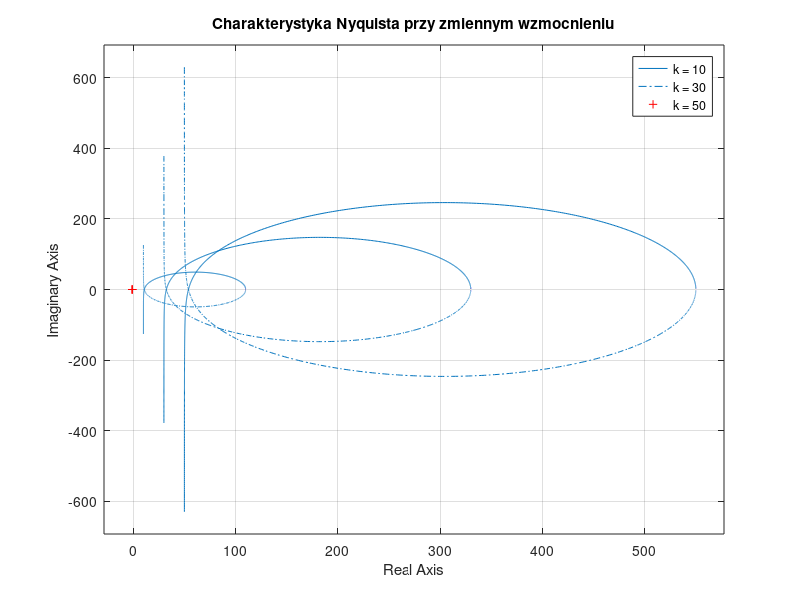
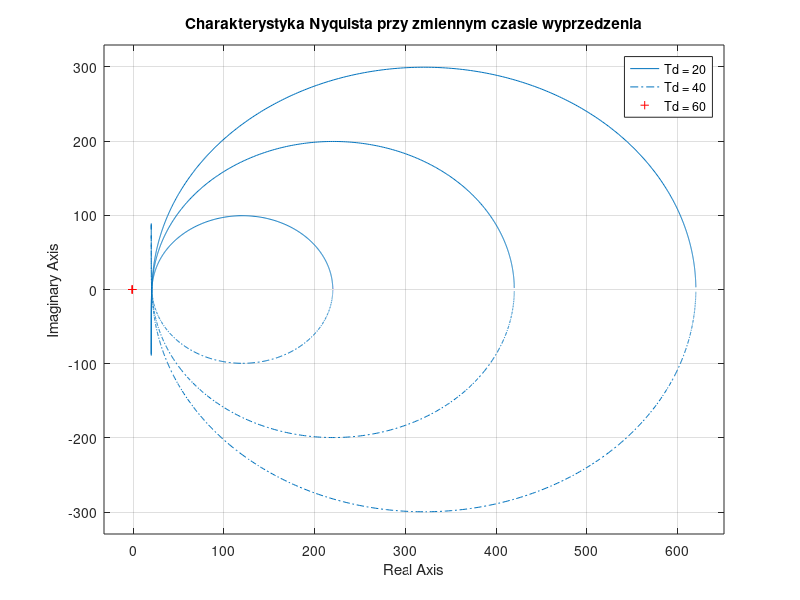
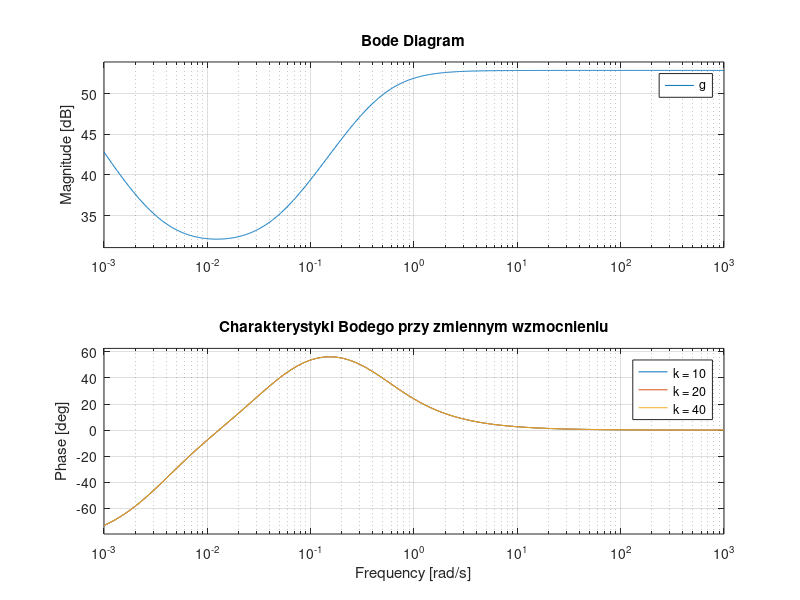
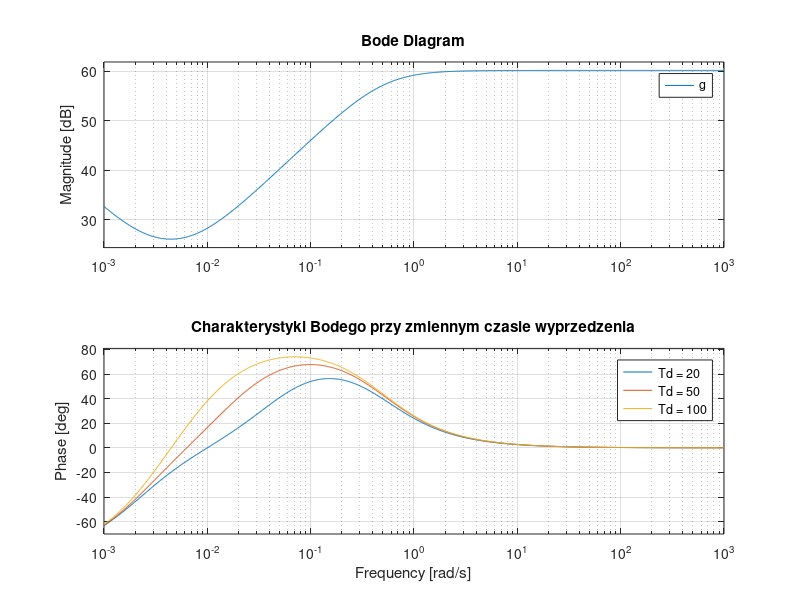

Write the MATLAB code that produced these figures, in order.
clear all; close all;

% ?????????????????????????????????????????????????????????????
% PID
% Charakterystyka Nyquista
%% *****************************************
figure(1)
k = 10; T = 2; Td = 20; Ti=25;
g = tf([k*T*Ti+Td*Ti*k,k*Ti+k*T,k], [T*Ti, Ti, 0]);
nyquist(g)
hold on

k = 30; T = 2; Td = 20; Ti=25;
g = tf([k*T*Ti+Td*Ti*k,k*Ti+k*T,k], [T*Ti, Ti, 0]);
nyquist(g)

k = 50; T = 2; Td = 20; Ti=25;
g = tf([k*T*Ti+Td*Ti*k,k*Ti+k*T,k], [T*Ti, Ti, 0]);
nyquist(g)


grid on
title('Charakterystyka Nyquista przy zmiennym wzmocnieniu')
legend('k = 10','k = 30','k = 50')

%% *****************************************
figure(2)
k = 20; T = 2; Td = 20; Ti=70;
g = tf([k*T*Ti+Td*Ti*k,k*Ti+k*T,k], [T*Ti, Ti, 0]);
nyquist(g)
hold on

k = 20; T = 2; Td = 40; Ti=70;
g = tf([k*T*Ti+Td*Ti*k,k*Ti+k*T,k], [T*Ti, Ti, 0]);
nyquist(g)

k = 20; T = 2; Td = 60; Ti=70;
g = tf([k*T*Ti+Td*Ti*k,k*Ti+k*T,k], [T*Ti, Ti, 0]);
nyquist(g)


grid on
title('Charakterystyka Nyquista przy zmiennym czasie wyprzedzenia')
legend('Td = 20','Td = 40','Td = 60')

%% *****************************************
figure
k = 20; T = 0.5; Td = 20; Ti=25;
g = tf([k*T*Ti+Td*Ti*k,k*Ti+k*T,k], [T*Ti, Ti, 0]);
nyquist(g)
hold on

k = 20; T = 1; Td = 20; Ti=25;
g = tf([k*T*Ti+Td*Ti*k,k*Ti+k*T,k], [T*Ti, Ti, 0]);
nyquist(g)

k = 20; T = 2; Td = 20; Ti=25;
g = tf([k*T*Ti+Td*Ti*k,k*Ti+k*T,k], [T*Ti, Ti, 0]);
nyquist(g)

grid on
title('Charakterystyka Nyquista przy zmiennej stalej czasowej')
legend('T = 0.5','T = 1','T = 2')

%% *****************************************
figure
k = 20; T = 2; Td = 20; Ti=25;
g = tf([k*T*Ti+Td*Ti*k,k*Ti+k*T,k], [T*Ti, Ti, 0]);
nyquist(g)
hold on

k = 20; T = 2; Td = 20; Ti=50;
g = tf([k*T*Ti+Td*Ti*k,k*Ti+k*T,k], [T*Ti, Ti, 0]);
nyquist(g)

k = 20; T = 2; Td = 20; Ti=10000;
g = tf([k*T*Ti+Td*Ti*k,k*Ti+k*T,k], [T*Ti, Ti, 0]);
nyquist(g)


grid on
title('Charakterystyka Nyquista przy zmiennym czasie zdwojenia')
legend('Ti = 25','Ti = 50','Ti = 70')
%% Charakterystyki Bodego
%% ***************************************************************
figure(3)
k = 10; T = 2; Td = 20; Ti=300;
g = tf([k*T*Ti+Td*Ti*k,k*Ti+k*T,k], [T*Ti, Ti, 0]);
w = logspace(-3, 3, 1000); bode(g, w)
hold on

k = 20; T = 2; Td = 20; Ti=300;
g = tf([k*T*Ti+Td*Ti*k,k*Ti+k*T,k], [T*Ti, Ti, 0]);
bode(g, w)

k = 40; T = 2; Td = 20; Ti=300;
g = tf([k*T*Ti+Td*Ti*k,k*Ti+k*T,k], [T*Ti, Ti, 0]);
bode(g, w)

grid on
title('Charakterystyki Bodego przy zmiennym wzmocnieniu')
legend('k = 10','k = 20','k = 40')

%% ***************************************************************
figure(4)
k = 20; T = 2; Td = 20; Ti=500;
g = tf([k*T*Ti+Td*Ti*k,k*Ti+k*T,k], [T*Ti, Ti, 0]);
w = logspace(-3, 3, 1000); bode(g, w)
hold on

k = 20; T = 2; Td = 50; Ti=500;
g = tf([k*T*Ti+Td*Ti*k,k*Ti+k*T,k], [T*Ti, Ti, 0]);
w = logspace(-3, 3, 1000); bode(g, w)

k = 20; T = 2; Td = 100; Ti=500;
g = tf([k*T*Ti+Td*Ti*k,k*Ti+k*T,k], [T*Ti, Ti, 0]);
w = logspace(-3, 3, 1000); bode(g, w)


grid on
title('Charakterystyki Bodego przy zmiennym czasie wyprzedzenia')
legend('Td = 20','Td = 50','Td = 100')

%% *****************************************
figure
k = 20; T = 0.1; Td = 50; Ti=400;
g = tf([k*T*Ti+Td*Ti*k,k*Ti+k*T,k], [T*Ti, Ti, 0]);
w = logspace(-3, 3, 1000); bode(g, w)
hold on

k = 20; T = 1; Td = 50; Ti=400;
g = tf([k*T*Ti+Td*Ti*k,k*Ti+k*T,k], [T*Ti, Ti, 0]);
w = logspace(-3, 3, 1000); bode(g, w)

k = 20; T = 5; Td = 50; Ti=400;
g = tf([k*T*Ti+Td*Ti*k,k*Ti+k*T,k], [T*Ti, Ti, 0]);
w = logspace(-3, 3, 1000); bode(g, w)


grid on
title('Charakterystyki Bodego przy zmiennej stalej czasowej')
legend('T = 0.1','T = 1','T = 5')
%% *****************************************
figure
k = 20; T = 1; Td = 20; Ti=100;
g = tf([k*T*Ti+Td*Ti*k,k*Ti+k*T,k], [T*Ti, Ti, 0]);
w = logspace(-3, 3, 1000); bode(g, w)
hold on

k = 20; T = 1; Td = 20; Ti=500;
g = tf([k*T*Ti+Td*Ti*k,k*Ti+k*T,k], [T*Ti, Ti, 0]);
w = logspace(-3, 3, 1000); bode(g, w)

k = 20; T = 1; Td = 20; Ti=1000;
g = tf([k*T*Ti+Td*Ti*k,k*Ti+k*T,k], [T*Ti, Ti, 0]);
w = logspace(-3, 3, 1000); bode(g, w)


grid on
title('Charakterystyki Bodego przy zmiennym czasie zdwojenia')
legend('Ti = 0.1','Ti = 1','Ti = 5')